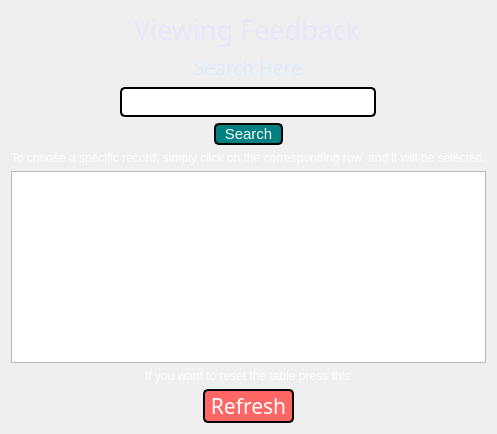
          <widget class="QWidget" name="page_11">
           <layout class="QVBoxLayout" name="verticalLayout_12">
            <item alignment="Qt::AlignHCenter">
             <widget class="QLabel" name="label_77">
              <property name="maximumSize">
               <size>
                <width>16777215</width>
                <height>60</height>
               </size>
              </property>
              <property name="font">
               <font>
                <family>Copperplate Gothic Bold</family>
                <pointsize>20</pointsize>
                <weight>50</weight>
                <bold>false</bold>
               </font>
              </property>
              <property name="styleSheet">
               <string notr="true">color:rgb(230, 230, 250)</string>
              </property>
              <property name="text">
               <string>Viewing Feedback</string>
              </property>
             </widget>
            </item>
            <item alignment="Qt::AlignHCenter">
             <widget class="QLabel" name="label_63">
              <property name="maximumSize">
               <size>
                <width>16777215</width>
                <height>30</height>
               </size>
              </property>
              <property name="font">
               <font>
                <family>Franklin Gothic Demi</family>
                <pointsize>14</pointsize>
               </font>
              </property>
              <property name="styleSheet">
               <string notr="true">color:rgb(221, 232, 255)

</string>
              </property>
              <property name="text">
               <string>Search Here</string>
              </property>
             </widget>
            </item>
            <item alignment="Qt::AlignHCenter">
             <widget class="QPlainTextEdit" name="plainTextEdit_24">
              <property name="maximumSize">
               <size>
                <width>300</width>
                <height>30</height>
               </size>
              </property>
              <property name="statusTip">
               <string>Search Bar</string>
              </property>
              <property name="styleSheet">
               <string notr="true">background-color: rgb(255, 255, 255);
border: 2px solid black;
    border-radius: 5px;</string>
              </property>
              <property name="undoRedoEnabled">
               <bool>true</bool>
              </property>
              <property name="plainText">
               <string/>
              </property>
              <property name="overwriteMode">
               <bool>false</bool>
              </property>
              <property name="centerOnScroll">
               <bool>false</bool>
              </property>
             </widget>
            </item>
            <item alignment="Qt::AlignHCenter">
             <widget class="QPushButton" name="pushButton_31">
              <property name="font">
               <font>
                <pointsize>11</pointsize>
               </font>
              </property>
              <property name="styleSheet">
               <string notr="true">QPushButton {
    background-color: rgb(0, 128, 128); /* Teal Blue */
    border: none;
    color: white;
    border: 2px solid black;
    border-radius: 5px;
}

QPushButton:hover {
    background-color: rgb(0, 100, 100); /* Darker Teal Blue on hover */
    color: white;
}

QPushButton:pressed {	
    background-color: rgb(0, 80, 80); /* Dark Teal Blue on press */
    color: white;
}
</string>
              </property>
              <property name="text">
               <string>  Search  </string>
              </property>
             </widget>
            </item>
            <item alignment="Qt::AlignHCenter">
             <widget class="QLabel" name="label_97">
              <property name="font">
               <font>
                <pointsize>9</pointsize>
               </font>
              </property>
              <property name="styleSheet">
               <string notr="true">color:white</string>
              </property>
              <property name="text">
               <string>To choose a specific record, simply click on the corresponding row, and it will be selected.</string>
              </property>
             </widget>
            </item>
            <item>
             <widget class="QTableView" name="tableView_8">
              <property name="alternatingRowColors">
               <bool>true</bool>
              </property>
              <property name="selectionMode">
               <enum>QAbstractItemView::SingleSelection</enum>
              </property>
              <property name="selectionBehavior">
               <enum>QAbstractItemView::SelectRows</enum>
              </property>
             </widget>
            </item>
            <item alignment="Qt::AlignHCenter">
             <widget class="QLabel" name="label_83">
              <property name="font">
               <font>
                <pointsize>9</pointsize>
               </font>
              </property>
              <property name="styleSheet">
               <string notr="true">color:white</string>
              </property>
              <property name="text">
               <string>If you want to reset the table press this</string>
              </property>
             </widget>
            </item>
            <item alignment="Qt::AlignHCenter">
             <widget class="QPushButton" name="pushButton_23">
              <property name="font">
               <font>
                <family>Arial Rounded MT Bold</family>
                <pointsize>16</pointsize>
               </font>
              </property>
              <property name="styleSheet">
               <string notr="true">QPushButton {
    background-color: rgb(255, 102, 102); /* Coral Pink */
    border: none;
    color: white;
    border: 2px solid black;
    border-radius: 5px;
}

QPushButton:hover {
    background-color: rgb(255, 82, 82); /* Darker Coral Pink on hover */
    color: white;
}

QPushButton:pressed {	
    background-color: rgb(255, 62, 62); /* Dark Coral Pink on press */
    color: white;
}
</string>
              </property>
              <property name="text">
               <string> Refresh </string>
              </property>
             </widget>
            </item>
           </layout>
          </widget>
